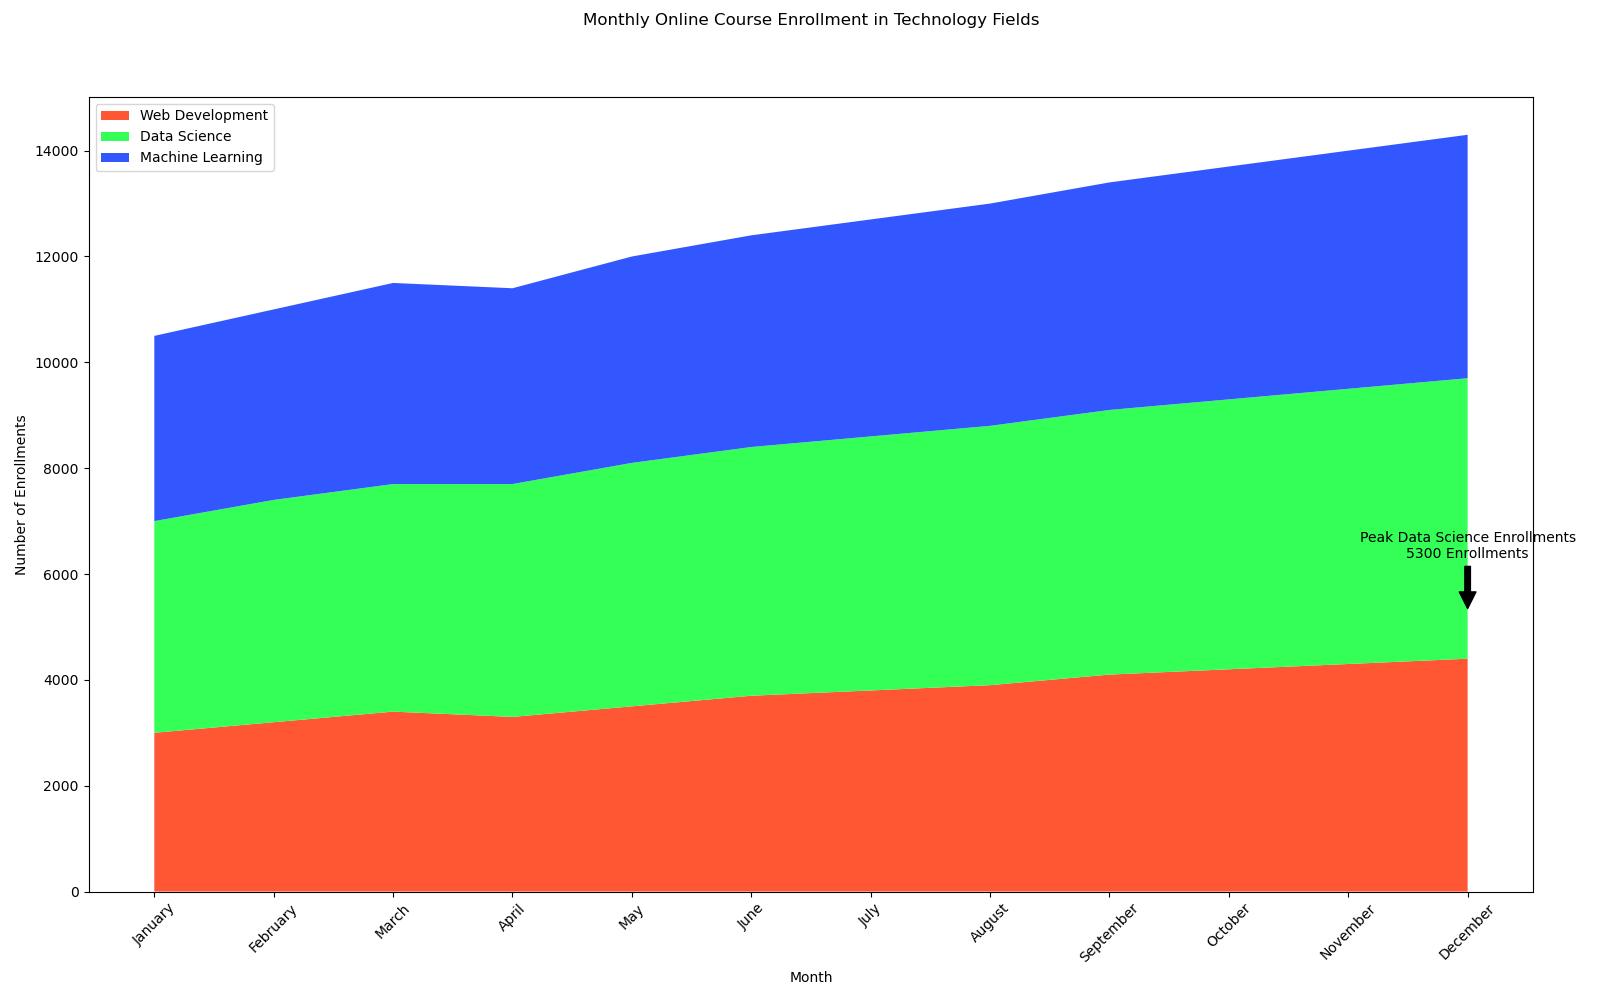

The Python source for this figure:

import matplotlib.pyplot as plt

months = ['January', 'February', 'March', 'April', 'May', 'June', 
          'July', 'August', 'September', 'October', 'November', 'December']
web_development = [3000, 3200, 3400, 3300, 3500, 3700, 3800, 3900, 4100, 4200, 4300, 4400]
data_science = [4000, 4200, 4300, 4400, 4600, 4700, 4800, 4900, 5000, 5100, 5200, 5300]
machine_learning = [3500, 3600, 3800, 3700, 3900, 4000, 4100, 4200, 4300, 4400, 4500, 4600]

plt.figure(figsize=(16, 10))
plt.stackplot(months, web_development, data_science, machine_learning, 
              labels=['Web Development', 'Data Science', 'Machine Learning'],
              colors=['#FF5733', '#33FF57', '#3357FF'])

plt.title('Monthly Online Course Enrollment in Technology Fields', y=1.08)
plt.xlabel('Month')
plt.ylabel('Number of Enrollments')
plt.legend(loc='upper left')
plt.xticks(rotation=45)

peak_ds_sales = max(data_science)
peak_month = months[data_science.index(peak_ds_sales)]
plt.annotate(f'Peak Data Science Enrollments\n{peak_ds_sales} Enrollments',
             xy=(peak_month, peak_ds_sales),
             xytext=(peak_month, peak_ds_sales + 1000),
             arrowprops=dict(facecolor='black', shrink=0.05),
             horizontalalignment='center')

plt.tight_layout()
plt.show()
